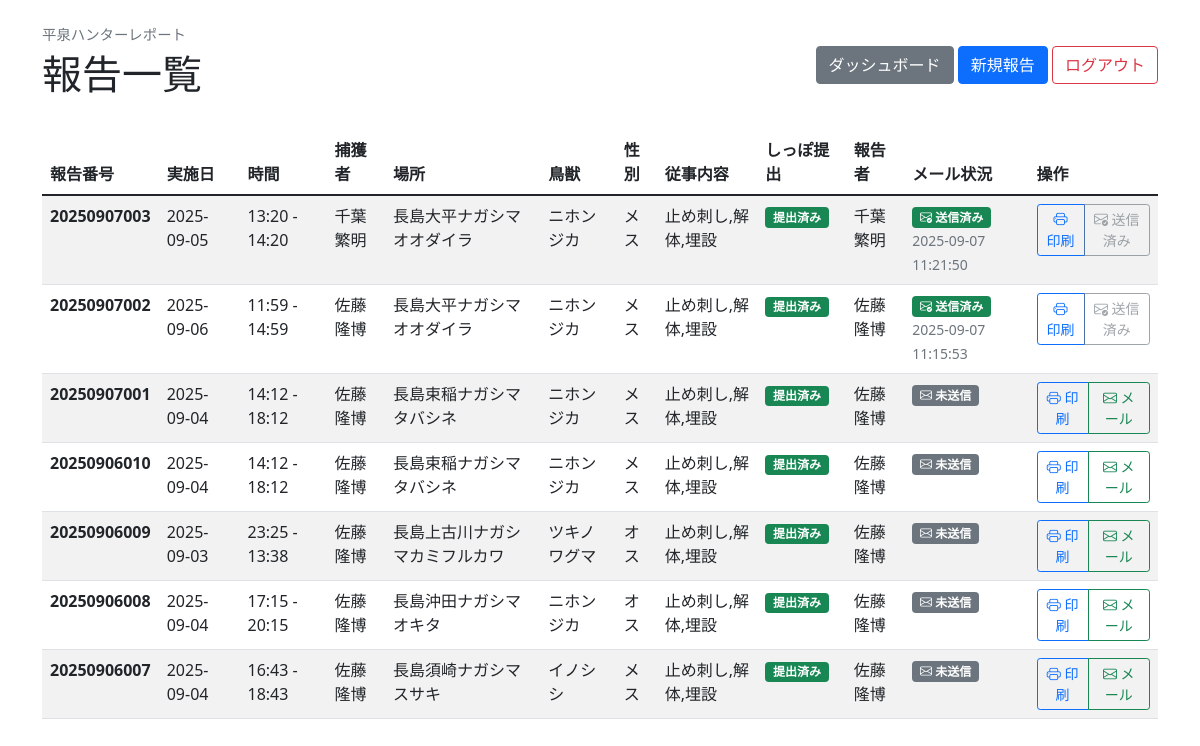
The app's page /reports (signed in) with its own data.
### app.py (models this page shows)
class Report(Model):
    reportno = CharField(unique=True)  # 報告番号
    user = CharField()  # ユーザー名（またはID）
    date = CharField()
    start_time = CharField()
    end_time = CharField()
    method = CharField()
    hunter = CharField()
    team_members = CharField(null=True)  # 実施隊従事者（カンマ区切りで保存）
    location = CharField()
    animal = CharField()
    sex = CharField()
    tasks = CharField()  # カンマ区切りで保存
    tail_submitted = CharField()  # "yes" or "no"
    email_sent = BooleanField(default=False)  # メール送信済みフラグ
    email_sent_date = CharField(null=True)  # メール送信日時
    email_sent_by = CharField(null=True)  # メール送信者
    photo_upload_date = CharField(null=True)  # 写真アップロード日時
    class Meta:
        database = db

### app.py (the view)
@app.route("/reports")
def reports():
    if "user_id" not in session:
        return redirect("/login")
    user = User.get_by_id(session["user_id"])
    if user.role == "admin":
        reports_list = Report.select().order_by(Report.reportno.desc())
    else:
        reports_list = Report.select().where(Report.user == user.name).order_by(Report.reportno.desc())
    return render_template("reports.html", reports=reports_list, user=user)

### templates/reports.html (shortened to what this page needs)
<!DOCTYPE html>
<html lang="ja">
<head>
    <link href="https://cdn.jsdelivr.net/npm/bootstrap@5.1.3/dist/css/bootstrap.min.css" rel="stylesheet">
    <link href="https://cdn.jsdelivr.net/npm/bootstrap-icons@1.7.2/font/bootstrap-icons.css" rel="stylesheet">
</head>
<body>
    <div class="container mt-4">
        <div class="d-flex justify-content-between align-items-center mb-4">
            <div>
                <div class="app-title-small mb-1">平泉ハンターレポート</div>
                <h1>報告一覧</h1>
            </div>
            <div>
                <a href="/dashboard" class="btn btn-secondary">ダッシュボード</a>
                <a href="/report/new" class="btn btn-primary">新規報告</a>
                <a href="/logout" class="btn btn-outline-danger">ログアウト</a>
            </div>
        </div>
        {% if reports %}
        <div class="table-responsive">
            <table class="table table-striped">
                <thead>
                    <tr>
                        <th>報告番号</th>
                        <th>実施日</th>
                        <th>時間</th>
                        <th>捕獲者</th>
                        <th>場所</th>
                        <th>鳥獣</th>
                        <th>性別</th>
                        <th>従事内容</th>
                        <th>しっぽ提出</th>
                        <th>報告者</th>
                        <th>メール状況</th>
                        <th>操作</th>
                    </tr>
                </thead>
                <tbody>
                    {% for report in reports %}
                    <tr>
                        <td><strong>{{ report.reportno }}</strong></td>
                        <td>{{ report.date }}</td>
                        <td>{{ report.start_time }} - {{ report.end_time }}</td>
                        <td>{{ report.hunter }}</td>
                        <td>{{ report.location }}</td>
                        <td>{{ report.animal }}</td>
                        <td>{{ report.sex }}</td>
                        <td>{{ report.tasks }}</td>
                        <td>
                            {% if report.tail_submitted == "yes" %}
                            <span class="badge bg-success">提出済み</span>
                            {% else %}
                            <span class="badge bg-warning">未提出</span>
                            {% endif %}
                        </td>
                        <td>{{ report.user }}</td>
                        <td>
                            {% if report.email_sent %}
                            <span class="badge bg-success">
                                <i class="bi bi-envelope-check"></i> 送信済み
                            </span>
                            <br>
                            <small class="text-muted">{{ report.email_sent_date }}</small>
                            {% else %}
                            <span class="badge bg-secondary">
                                <i class="bi bi-envelope"></i> 未送信
                            </span>
                            {% endif %}
                        </td>
                        <td>
                            <div class="btn-group" role="group">
                                <a href="/report/print/{{ report.id }}" target="_blank" class="btn btn-sm btn-outline-primary">
                                    <i class="bi bi-printer"></i> 印刷
                                </a>
                                {% if user.role == "admin" %}
                                {% if not report.email_sent %}
                                <a href="/reports/{{ report.id }}/email" class="btn btn-sm btn-outline-success">
                                    <i class="bi bi-envelope"></i> メール
                                </a>
                                {% else %}
                                <button class="btn btn-sm btn-outline-secondary" disabled title="既に送信済み">
                                    <i class="bi bi-envelope-check"></i> 送信済み
                                </button>
                                {% endif %}
                                {% endif %}
                            </div>
                        </td>
                    </tr>
                    {% endfor %}
                </tbody>
            </table>
        </div>
        {% else %}
        <div class="alert alert-info">
            <h4>報告がありません</h4>
            <p>まだ報告が登録されていません。<a href="/report/new">新規報告</a>から最初の報告を作成してください。</p>
        </div>
        {% endif %}
    </div>
</body>
</html>

### templates/reports.html (style rules this page uses)
.app-title-small { color: #6c757d; font-size: 0.9rem; font-weight: 500; }

### records on screen
Report: reportno "20250907003", date "2025-09-05", start_time "13:20", end_time "14:20", hunter "千葉繁明", location "長島大平ナガシマオオダイラ", animal "ニホンジカ", sex "メス", tasks "止め刺し,解体,埋設", tail_submitted "提出済み", user "千葉繁明", email_sent_date "2025-09-07 11:21:50", email_sent True (drawn)
Report: reportno "20250907002", date "2025-09-06", start_time "11:59", end_time "14:59", hunter "佐藤隆博", location "長島大平ナガシマオオダイラ", animal "ニホンジカ", sex "メス", tasks "止め刺し,解体,埋設", tail_submitted "提出済み", user "佐藤隆博", email_sent_date "2025-09-07 11:15:53", email_sent True (drawn)
Report: reportno "20250907001", date "2025-09-04", start_time "14:12", end_time "18:12", hunter "佐藤隆博", location "長島束稲ナガシマタバシネ", animal "ニホンジカ", sex "メス", tasks "止め刺し,解体,埋設", tail_submitted "提出済み", user "佐藤隆博", email_sent False (drawn)
Report: reportno "20250906010", date "2025-09-04", start_time "14:12", end_time "18:12", hunter "佐藤隆博", location "長島束稲ナガシマタバシネ", animal "ニホンジカ", sex "メス", tasks "止め刺し,解体,埋設", tail_submitted "提出済み", user "佐藤隆博", email_sent False (drawn)
Report: reportno "20250906009", date "2025-09-03", start_time "23:25", end_time "13:38", hunter "佐藤隆博", location "長島上古川ナガシマカミフルカワ", animal "ツキノワグマ", sex "オス", tasks "止め刺し,解体,埋設", tail_submitted "提出済み", user "佐藤隆博", email_sent False (drawn)
Report: reportno "20250906008", date "2025-09-04", start_time "17:15", end_time "20:15", hunter "佐藤隆博", location "長島沖田ナガシマオキタ", animal "ニホンジカ", sex "オス", tasks "止め刺し,解体,埋設", tail_submitted "提出済み", user "佐藤隆博", email_sent False (drawn)
Report: reportno "20250906007", date "2025-09-04", start_time "16:43", end_time "18:43", hunter "佐藤隆博", location "長島須崎ナガシマスサキ", animal "イノシシ", sex "メス", tasks "止め刺し,解体,埋設", tail_submitted "提出済み", user "佐藤隆博", email_sent False (drawn)
